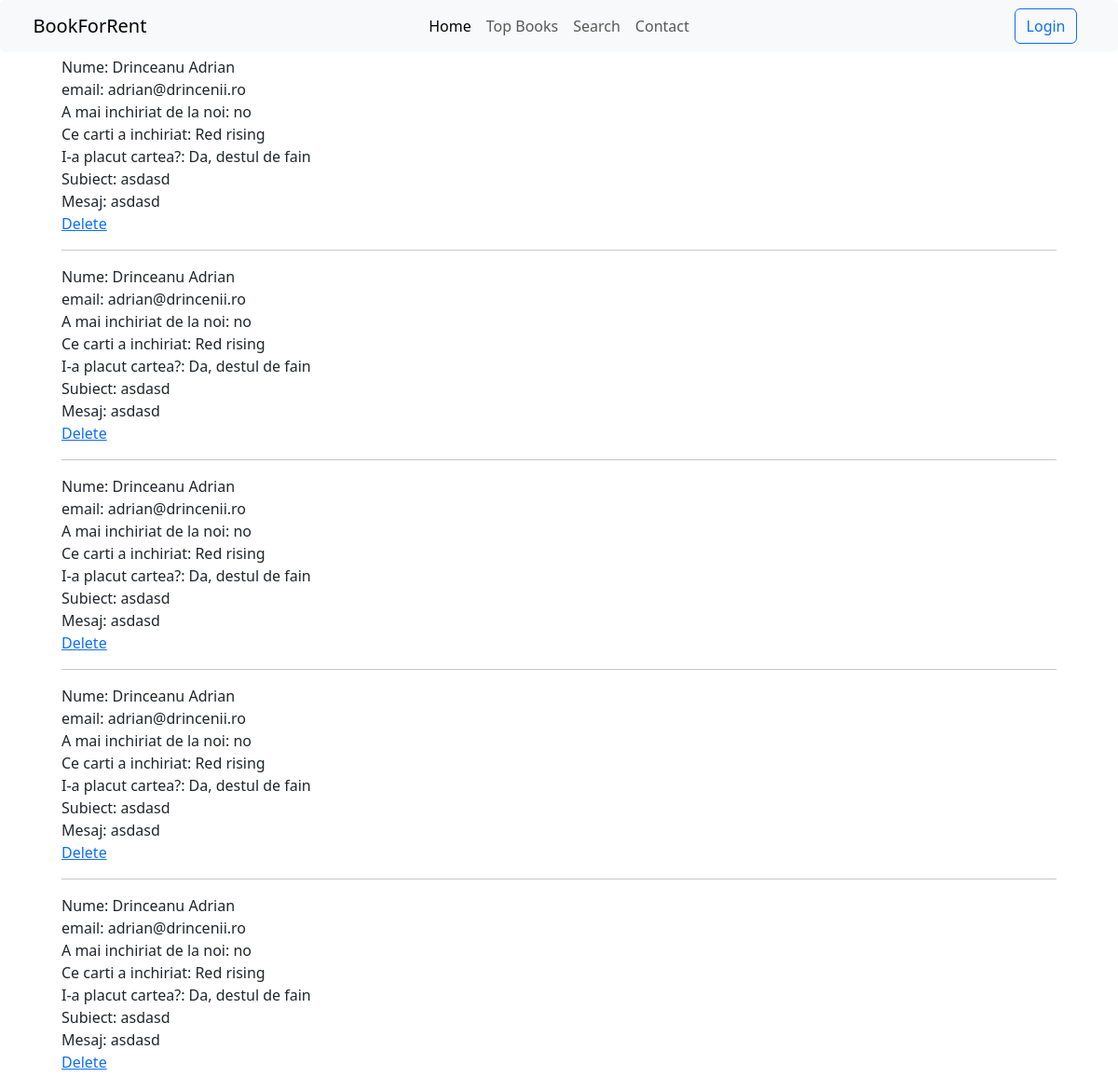
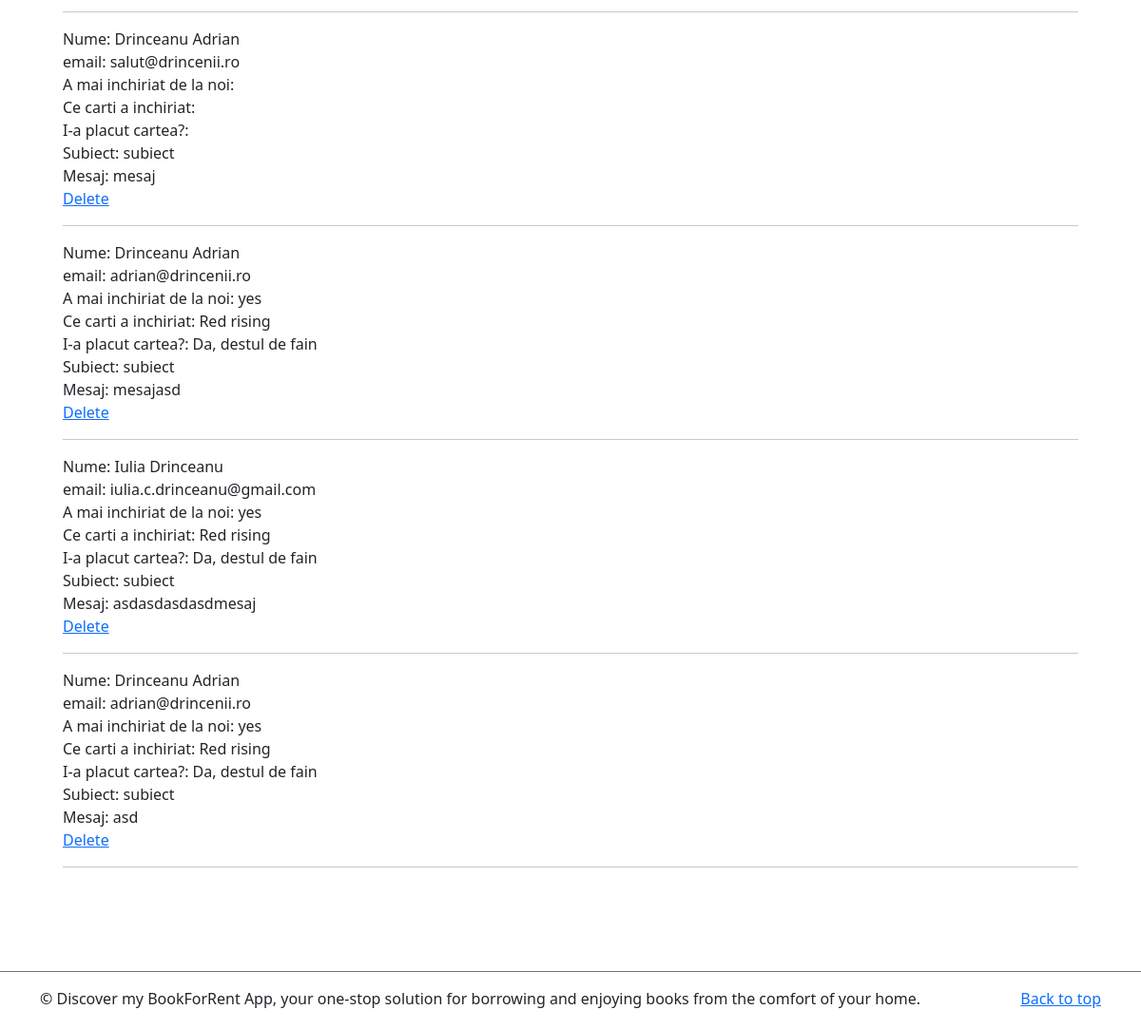
Screenshot of /mesaje/ with the database file from the repository (2 pictures, top to bottom).
### core_lib/models.py (models this page shows)
class Contact(models.Model):
    nume = models.CharField(max_length=100)
    email = models.EmailField()
    rented = models.CharField(max_length=3, choices=RENT_CHOICES, blank=True, null=True)
    rented_books = models.CharField(max_length=200, null=True, blank=True)
    liked_books = models.CharField(max_length=200, null=True, blank=True)
    subiect = models.CharField(max_length=255)
    mesaj = models.TextField(max_length=1000)

### core_lib/views.py (the view)
# urls.py: path('mesaje/', views.mesaje,name='mesaje'),
def mesaje(request):
    all_messages = Contact.objects.all()
    return render(request, 'core_lib/mesaje.html', {'all_messages': all_messages})

### core_lib/templates/core_lib/mesaje.html
{% extends 'base.html' %}
{% load static%}
{% block content %}
<div class="container jumbotron">
    <div class=" p-4 gap-3 py-1 w-100 ">
        <div class="list-group">
    {% for mesaj in all_messages %}
        Nume: {{mesaj.nume}}<br>
        email: {{mesaj.email}}<br>
        A mai inchiriat de la noi: {{mesaj.rented}}<br>
        Ce carti a inchiriat: {{mesaj.rented_books}}<br>
        I-a placut cartea?: {{mesaj.liked_books}}<br>
        Subiect: {{mesaj.subiect}}<br>
        Mesaj: {{mesaj.mesaj}}<br>
        <a href="{% url 'delete_mesaj' mesaj.pk %}"> Delete </a>
        <hr>
    {% endfor %}
</div>
</div></div>
{% endblock %}

### rows the page displays
Contact: nume "Drinceanu Adrian", email "adrian@drincenii.ro", rented "no", rented_books "Red rising", liked_books "Da, destul de fain", subiect "asdasd", mesaj "asdasd"
Contact: nume "Drinceanu Adrian", email "adrian@drincenii.ro", rented "no", rented_books "Red rising", liked_books "Da, destul de fain", subiect "asdasd", mesaj "asdasd"
Contact: nume "Drinceanu Adrian", email "adrian@drincenii.ro", rented "no", rented_books "Red rising", liked_books "Da, destul de fain", subiect "asdasd", mesaj "asdasd"
Contact: nume "Drinceanu Adrian", email "adrian@drincenii.ro", rented "no", rented_books "Red rising", liked_books "Da, destul de fain", subiect "asdasd", mesaj "asdasd"
Contact: nume "Drinceanu Adrian", email "adrian@drincenii.ro", rented "no", rented_books "Red rising", liked_books "Da, destul de fain", subiect "asdasd", mesaj "asdasd"
Contact: nume "Drinceanu Adrian", email "salut@drincenii.ro", subiect "subiect", mesaj "mesaj"
Contact: nume "Drinceanu Adrian", email "adrian@drincenii.ro", rented "yes", rented_books "Red rising", liked_books "Da, destul de fain", subiect "subiect", mesaj "mesajasd"
Contact: nume "Iulia Drinceanu", email "iulia.c.drinceanu@gmail.com", rented "yes", rented_books "Red rising", liked_books "Da, destul de fain", subiect "subiect", mesaj "asdasdasdasdmesaj"
Contact: nume "Drinceanu Adrian", email "adrian@drincenii.ro", rented "yes", rented_books "Red rising", liked_books "Da, destul de fain", subiect "subiect", mesaj "asd"
